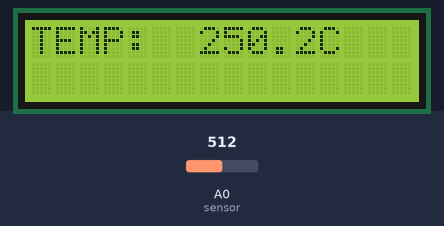
The sketch below on a simulated Arduino Uno, built with avr-gcc and run on an emulated ATmega328P. Shown: 16×2 character LCD. The test bench sets the inputs (shaded band); at power-on: A0 (sensor) = 512.

Above: at 3.1 s.
3.2 s: A0 (sensor) set to 716
At 5.6 s:
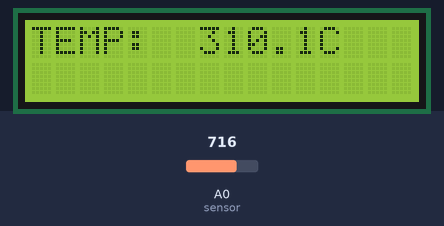
6.2 s: A0 (sensor) set to 900
At 8.7 s:
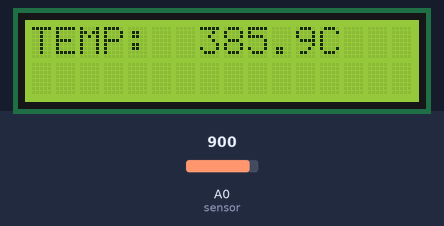
9.0 s: A0 (sensor) set to 1023
At 10.8 s:
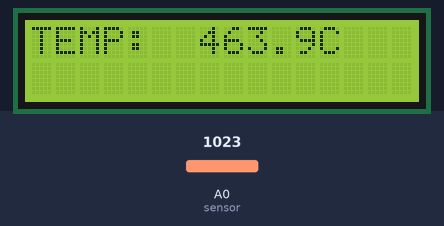
Timing chart, 0 to 12.3 s (numbered marks = the images above; inputs shaded):
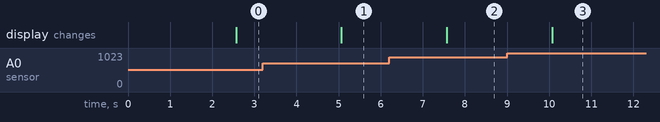

The sketch:

Sensor_de_temperatura_con_lcd.ino
```cpp
#include <LiquidCrystal.h>    //Se incluya la librería de la pantalla lcd

LiquidCrystal lcd(7,6,5,4,3,2);   //Se determina el espacio de la pantalla lcd

int SENSOR;     //Se crea una variable llamada sensor
 float TEMPERATURA;   //Se crea la varible del tipo float llamada "TEMPERATURA"
 float SUMA;    // Se crea una variable llamada "suma"
 void setup() {
lcd.begin(16,2);    //Se iniciali<a la pantalla

}

void loop() {
  SUMA =0;    //Se inicia la suma en 0
  for(int i=0; i<5; i++){   //Se crea una bucle for de min. 0 a max. 5 y el paraametro se suma
     SENSOR=analogRead(A0);   //Se lee el sensor
  TEMPERATURA=((SENSOR*5000.0)/1023)/10;    //TEMPERATURA es igual al sensor por 5000 entre 1023 dividido entre todo por 10
  SUMA=TEMPERATURA +SUMA;   //La suma será igual a la lectura de la temperatura más la del valor anterior
  delay (500);    //  Demoar de medio segundo
  }

 lcd.setCursor(0,0);    //Se inicia el cursor
 lcd.println("TEMP:");    //Se escribme "TEMP: "
lcd.print(SUMA/5.0,1);    //Se imprime el promedio de las temperaturas
lcd.print( "C");  //  Se imprime el "C"
}
```

Measured:
- after the input at 3.2 s, the display: changes after 1.9 s (image 1)
- after the input at 6.2 s, the display: changes after 1.4 s (image 2)
- after the input at 9.0 s, the display: changes after 1.1 s (image 3)
